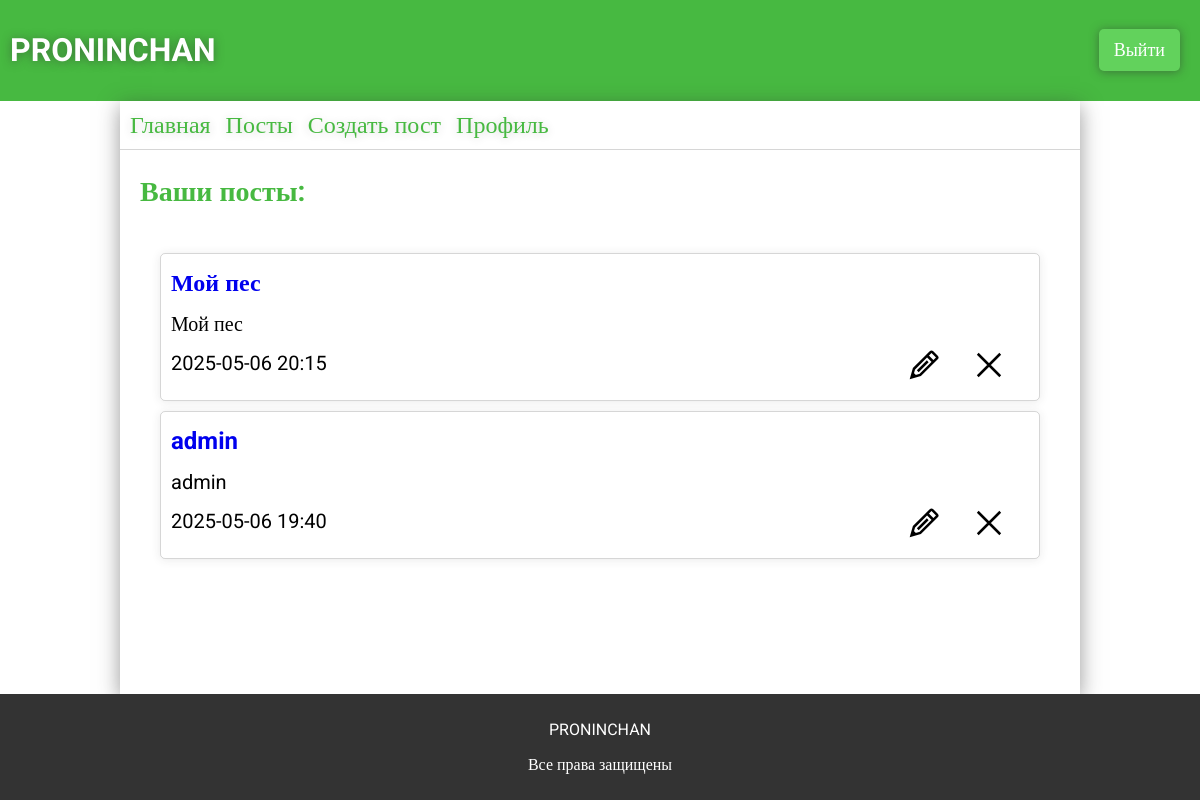
The app's page /user_posts (signed in), older data.
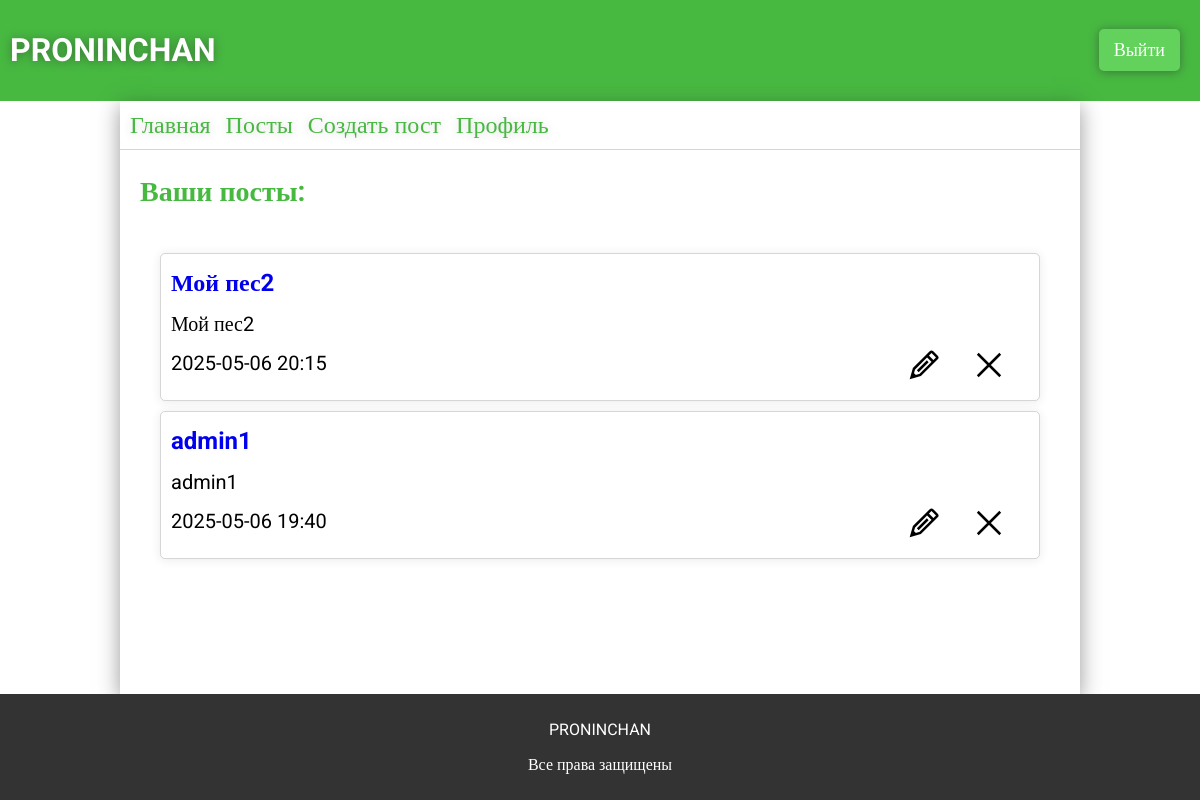
The same page, newer data.
### app.py (models this page shows)
class ForumPosts(db.Model):
    __tablename__ = 'forum_posts'
    id = db.Column(db.Integer, primary_key=True)
    user_id = db.Column(db.Integer, db.ForeignKey('users.id'), nullable=False)
    theme = db.Column(db.String(124), nullable=False)
    text = db.Column(db.Text, nullable=False)
    section_id = db.Column(db.Integer, db.ForeignKey('forum_sections.id'), nullable=False)
    category_id = db.Column(db.Integer, db.ForeignKey('forum_categories.id'), nullable=False)
    created_at = db.Column(db.DateTime, default=datetime.now)
    user = db.relationship("Users", backref="posts")
    sections = db.relationship("ForumSections")
    categories = db.relationship("ForumCategory")
    all_comments = db.relationship("ForumComments", backref="forum_post", cascade="all, delete-orphan")

### app.py (the view)
@app.route('/user_posts')
def user_posts():
    if 'user' in session:
        try:
            access = (Users.query.filter_by(id=session['user']).first()).access
        except:
            return redirect(url_for('logout'))
        user_posts =  ForumPosts.query.filter_by(user_id=session['user']).order_by(ForumPosts.created_at.desc()).all()
        return render_template('user_posts.html', posts=user_posts, access=access)
    return render_template('profile.html')

### templates/user_posts.html (shortened to what this page needs)
{% extends 'base.html' %}
{% block main %}
<link rel="stylesheet" href="{{ url_for('static', filename='css/profile.css') }}">
{% if session['user'] %}
<div class="commentsposts">
    <p>Ваши посты:</p>
    <div class="commentsposts-container">
        {% for post in posts %}
            <div class="commentsposts-container-post" id="post-{{post.id}}">
                <div class="commentsposts-container-post-edit">
                    <img src="../static/img/Edit.svg" alt="" class="edit-post" id="post-{{post.id}}" data-post-id="{{post.id}}">
                    <img src="../static/img/Close.svg" alt="" class="delete-post" data-post-id="{{post.id}}">
                </div>
                <a class="post-theme" href="{{url_for('post', post=post.id)}}">{{post.theme}}</a>
                <p class="post-text"  data-text="{{post.text}}">{{post.text | truncate(150, True, '...')}}</p>
                <p class="post-created">{{post.created_at.strftime('%Y-%m-%d %H:%M')}}</p>
            </div>
            {% endfor %}
    </div>
</div>
{% else %}
    <div class="login">
        <h2>Войдите в аккаунт</h2>
    </div>
{% endif %}
{% endblock %}

Row changes from the older to the newer data that the page shows:
changed ForumPosts: theme "Мой пес" → "Мой пес2"; text "Мой пес" → "Мой пес2"
changed ForumPosts: theme "admin" → "admin1"; text "admin" → "admin1"
